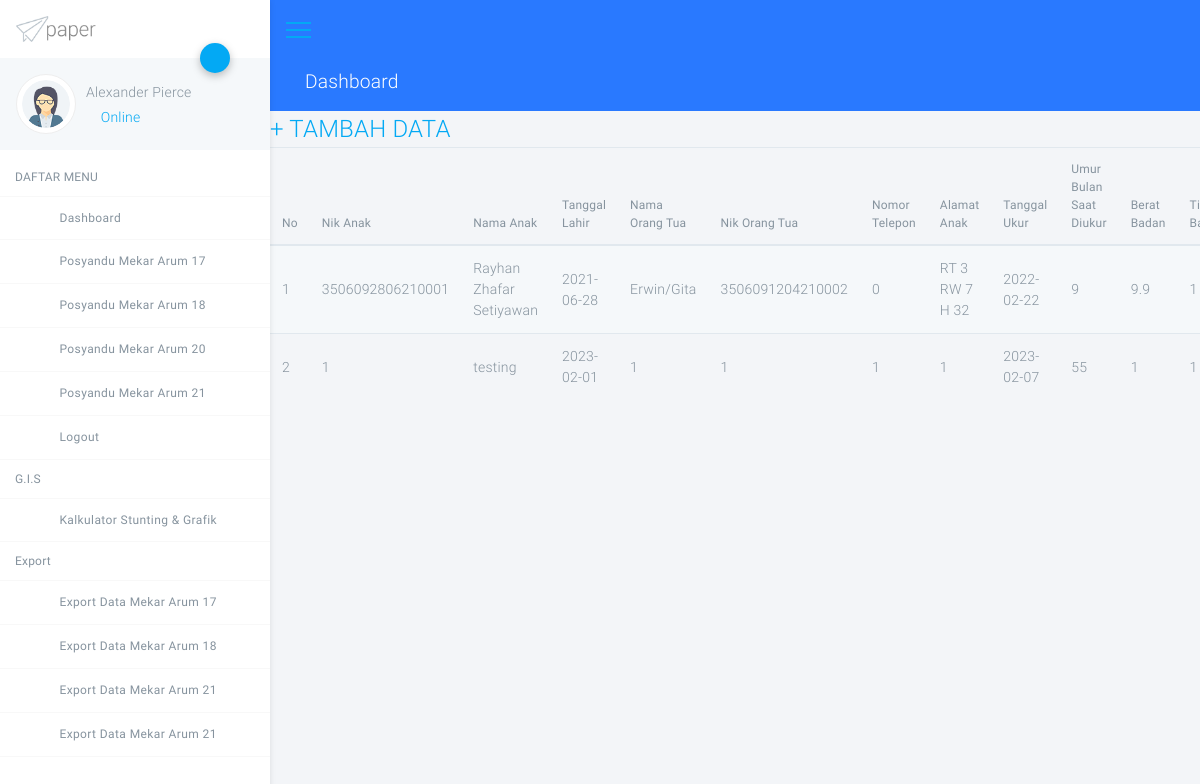
The page /crudfinal/404/mekar20/formlaki.php?pesan=update (signed in) on the database its author committed.
### tables this page shows
CREATE TABLE `mekar20` (
  `id` int(100) NOT NULL,
  `Nik` varchar(100) NOT NULL,
  `NamaAnak` varchar(100) NOT NULL,
  `TanggalLahir` date NOT NULL,
  `NamaOrangTua` varchar(100) DEFAULT NULL,
  `NikOrangTua` varchar(100) DEFAULT NULL,
  `NomorTelepon` varchar(100) DEFAULT NULL,
  `Alamat` varchar(100) DEFAULT NULL,
  `TanggalUkur` date NOT NULL,
  `UmurBulan` double NOT NULL,
  `BeratBadan` double NOT NULL,
  `TinggiBadan` double NOT NULL,
  `jeniskelamin` varchar(100) DEFAULT NULL,
  `zsbbu` varchar(100) DEFAULT NULL,
  `StatusGiziBB` varchar(100) DEFAULT NULL,
  `zstbu` varchar(100) DEFAULT NULL,
  `StatusGiziTB` varchar(100) DEFAULT NULL,
  `zsimt` varchar(100) DEFAULT NULL,
  `StatusGiziIMT` varchar(100) DEFAULT NULL
);

### crudfinal/404/mekar20/formlaki.php (the view, shortened to what this page needs)
<!DOCTYPE html>
<html lang="zxx">
<head>
    <link rel="stylesheet" href="../assets/css/app.css">
</head>
<body class="light">
<div id="app">
<aside class="main-sidebar fixed offcanvas shadow">
    <section class="sidebar">
        <div class="w-80px mt-3 mb-3 ml-3">
            <img src="../assets/img/basic/logo.png" alt="">
        </div>
        <div class="relative">
            <a data-toggle="collapse" href="#userSettingsCollapse" role="button" aria-expanded="false"
               aria-controls="userSettingsCollapse" class="btn-fab btn-fab-sm fab-right fab-top btn-primary shadow1 ">
                <i class="icon icon-cogs"></i>
            </a>
            <div class="user-panel p-3 light mb-2">
                <div>
                    <div class="float-left image">
                        <img class="user_avatar" src="../assets/img/dummy/u2.png" alt="User Image">
                    </div>
                    <div class="float-left info">
                        <h6 class="font-weight-light mt-2 mb-1">Alexander Pierce</h6>
                        <a href="#"><i class="icon-circle text-primary blink"></i> Online</a>
                    </div>
                </div>
                <div class="clearfix"></div>
            </div>
        </div>
        <ul class="sidebar-menu">
            <li class="header"><strong>DAFTAR MENU</strong></li>
            <li><a href="../index.php"><i class="icon icon-sailing-boat-water yellow-text s-18"></i>Dashboard</a>
            </li>
            <li><a href="../mekar17/formlaki.php"><i class="icon icon-wpforms green-text s-18"></i>Posyandu Mekar Arum 17</a>
            </li>
            <li><a href="../mekar18/formlaki.php"><i class="icon icon-wpforms blue-text s-18"></i>Posyandu Mekar Arum 18</a>
            </li>
            <li><a href="formlaki.php"><i class="icon icon-wpforms green-text s-18"></i>Posyandu Mekar Arum 20</a>
            </li>
            <li><a href="../mekar21/formlaki.php"><i class="icon icon-wpforms blue-text s-18"></i>Posyandu Mekar Arum 21</a>
            </li>
            <li><a href="../logout.php"><i class="icon icon-power-off red-text s-18 " ></i>Logout</a>
            </li>
            <li class="header"><strong>G.I.S</strong></li>
            <li><a href="https://www.youtube.com/" target=”_blank”><i class="icon icon-bar-chart2 orange-text s-18"></i>Kalkulator Stunting & Grafik</a>
            </li>
            <li class="header"><strong>Export</strong></li>
            <li><a href="../mekar17/exportpage.php" target=”_blank”><i class="icon icon-file-excel-o green-text s-18"></i>Export Data Mekar Arum 17</a>
            </li>
            <li><a href="../mekar18/exportpage.php" target=”_blank”><i class="icon icon-file-excel-o blue-text s-18"></i>Export Data Mekar Arum 18</a>
            <li><a href="exportpage.php" target=”_blank”><i class="icon icon-file-excel-o green-text s-18"></i>Export Data Mekar Arum 21</a>
            </li>
            <li><a href="../mekar21/exportpagecewe.php" target=”_blank”><i class="icon icon-file-excel-o blue-text s-18"></i>Export Data Mekar Arum 21</a>
        </ul>
    </section>
</aside>
<div class="has-sidebar-left">
    <div class="sticky">
        <div class="navbar navbar-expand navbar-dark d-flex justify-content-between bd-navbar blue accent-3">
            <div class="relative">
                <a href="#" data-toggle="offcanvas" class="paper-nav-toggle pp-nav-toggle">
                    <i></i>
                </a>
            </div>
        </div>
    </div>
</div>
<div class="page has-sidebar-left height-full">
    <header class="blue accent-3 relative nav-sticky">
        <div class="container-fluid text-white">
            <div class="row p-t-b-10 ">
                <div class="col">
                    <h4>
                        <i class="icon-box"></i>
                        Dashboard
                    </h4>
                </div>
            </div>
        </div>
    </header>
            <a href="tambah.php" style="font-size:x-large">+ TAMBAH DATA</a>
	<div class="table-responsive">
	<table class="table table-striped table-hover r-0 data-tables">
		<thead>
		<tr >
		<th>No</th>
        <th>Nik Anak</th>
		<th>Nama Anak</th>
        <th>Tanggal Lahir</th>
        <th>Nama Orang Tua</th>
        <th>Nik Orang Tua</th>
        <th>Nomor Telepon</th>
        <th>Alamat Anak</th>
        <th>Tanggal Ukur</th>
        <th>Umur Bulan Saat Diukur</th>
        <th>Berat Badan</th>
        <th>Tinggi Badan</th>
		</tr>
		</thead>
		<tbody>
		<?php
		include 'koneksi.php';
		$no = 1;
		$data = mysqli_query($koneksi,"select * from mekar20");
		while($d = mysqli_fetch_array($data)){
			?>
			<tr>
            <td><?php echo $no++; ?></td>
			    <td><?php echo $d['Nik'];            ?></td>
				<td><?php echo $d['NamaAnak'];       ?></td>
				<td><?php echo $d['TanggalLahir'];   ?></td>
                <td><?php echo $d['NamaOrangTua'];   ?></td>
                <td><?php echo $d['NikOrangTua'];    ?></td>
                <td><?php echo $d['NomorTelepon'];   ?></td>
                <td><?php echo $d['Alamat'];         ?></td>
				<td><?php echo $d['TanggalUkur'];    ?></td>
				<td><?php echo $d['UmurBulan'];      ?></td>
                <td><?php echo $d['BeratBadan'];     ?></td>
                <td><?php echo $d['TinggiBadan'];    ?></td>
			</tr>
			<?php
		}
		?>
		</tbody>
	</table>
	</div>
</div>
</body>
</html>

### rows shown on the page
mekar20: Nik "3506092806210001", NamaAnak "Rayhan Zhafar Setiyawan", TanggalLahir "2021-06-28", NamaOrangTua "Erwin/Gita", NikOrangTua "3506091204210002", NomorTelepon "0", Alamat "RT 3 RW 7 H 32", TanggalUkur "2022-02-22", UmurBulan "9", BeratBadan "9.9", TinggiBadan "1"
mekar20: Nik "1", NamaAnak "testing", TanggalLahir "2023-02-01", NamaOrangTua "1", NikOrangTua "1", NomorTelepon "1", Alamat "1", TanggalUkur "2023-02-07", UmurBulan "55", BeratBadan "1", TinggiBadan "1"
